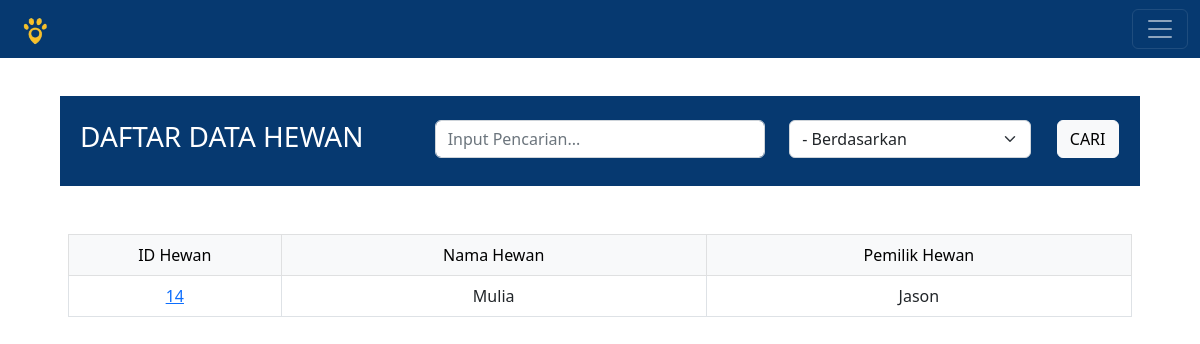
Before: /data_hewan.php with the older database file.
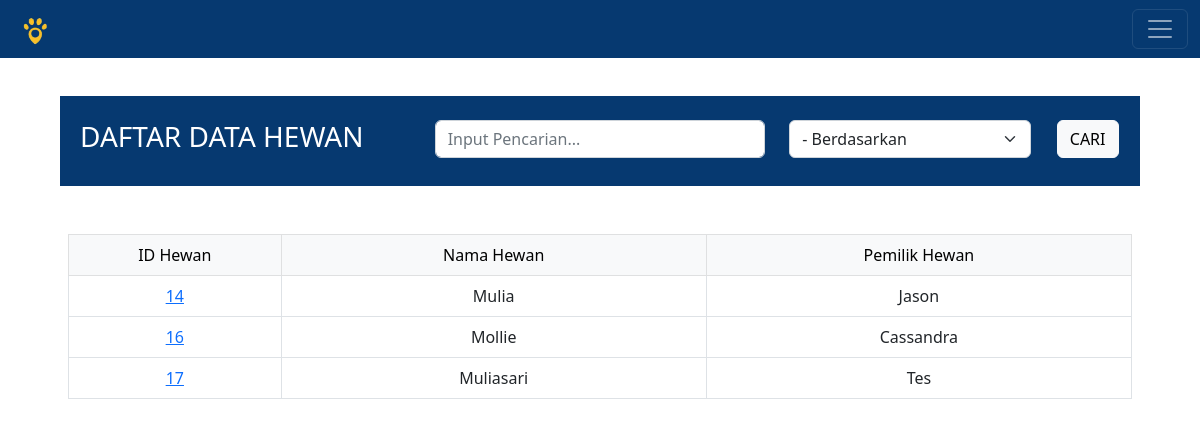
After: the same page with the newer database file.
### tables this page shows
CREATE TABLE `hewan` (
  `id_hewan` int(11) NOT NULL,
  `nama_hewan` varchar(30) NOT NULL,
  `nama_pemilik` varchar(30) NOT NULL,
  `alamat` varchar(30) NOT NULL,
  `no_wa_pemilik` varchar(20) NOT NULL,
  `umur` varchar(30) NOT NULL,
  `spesies` varchar(20) NOT NULL,
  `ras` varchar(20) NOT NULL,
  `warna` varchar(20) NOT NULL,
  `berat` varchar(30) NOT NULL,
  `jenis_kelamin` varchar(6) NOT NULL,
  `tanda_khusus` varchar(20) NOT NULL
);

### data_hewan.php (the view, shortened to what this page needs)
<?php
	include 'koneksi.php';
?>
<!DOCTYPE html>
<html>
<head>
	<link href="https://cdn.jsdelivr.net/npm/bootstrap@5.2.2/dist/css/bootstrap.min.css" rel="stylesheet">
</head>
<body>
	<nav class="navbar navbar-dark fixed-top" style="background-color:#063970">
  	<div class="container-fluid">
  	  <a class="navbar-brand"><img src="Images/logo.png" style="height:30px" alt="BAROKAH 2"></a>
  	  <button class="navbar-toggler" type="button" data-bs-toggle="offcanvas" data-bs-target="#offcanvasRight" aria-controls="offcanvasRight">
  	  	<span class="navbar-toggler-icon"></span>
  	  </button>
  	</div>
	</nav>
	<center class="my-5 pt-5">
		<div style="width:90%; background-color:#063970;" class="py-4 px-2">
			<form method="GET" action="data_hewan.php" style="width: 100%;" class="row">
				<div style="color:white; text-align:left;" class="col-4">
					<h3>DAFTAR DATA HEWAN</h3>
				</div>
				<div class="col-4">
					<input class="form-control" type="text" name="search" placeholder="Input Pencarian...">
				</div>
				<div class="col-3">
					<select class="form-select" name="by">
						<option value='0' selected>- Berdasarkan</option>
					</select>
				</div>
				<div class="col-1">
					<button class="btn btn-light" type="submit" name="submit" value="1">CARI</button>
				</div>
			</form>
		</div>
		<?php
			if(!empty($_GET['submit'])){
				$search	= $_GET['search'];
				$by	= $_GET['by'];
			}
			else $by = '0';
			if($by=='0')
				$sqlSearch="SELECT * FROM hewan";
			elseif($by=='1')
				$sqlSearch="SELECT * FROM hewan WHERE id_hewan='$search'";
			elseif($by=='2')
				$sqlSearch="SELECT * FROM hewan WHERE nama_hewan LIKE '%$search%'";
			$query1=mysqli_query($connect,$sqlSearch);
		?>
		<div style="width:90%;" class="px-2 mt-5">
			<table class="table table-bordered" style="text-align:center;">
						<thead class="table-light">
							<tr>
								<td class="col-1">ID Hewan</td>
								<td class="col-2">Nama Hewan</td>
								<td class="col-2">Pemilik Hewan</td>
							</tr>
						</thead>
						<tbody>
							<?php while($data1=mysqli_fetch_array($query1)) { ?>
							<tr>
								<td><a href="riwayat_hewan.php?id_hewan=<?=$data1['id_hewan'];?>&message=lihat"><?= $data1['id_hewan'];?></a></td>
								<td> <?php echo $data1['nama_hewan']; ?> </td>
								<td> <?php echo $data1['nama_pemilik']; ?> </td>
							</tr>
							<?php }
							?>
						</tbody>
					</table>
		</div>
	</center>
</body>
</html>

Changed rows visible on the page:
added hewan: id_hewan "16", nama_hewan "Mollie", nama_pemilik "Cassandra"
added hewan: id_hewan "17", nama_hewan "Muliasari", nama_pemilik "Tes"
